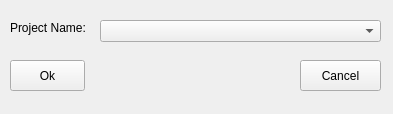
<?xml version="1.0" encoding="UTF-8"?>
<ui version="4.0">
 <class>OpenProject</class>
 <widget class="QWidget" name="OpenProject">
  <property name="geometry">
   <rect>
    <x>0</x>
    <y>0</y>
    <width>393</width>
    <height>114</height>
   </rect>
  </property>
  <property name="minimumSize">
   <size>
    <width>393</width>
    <height>114</height>
   </size>
  </property>
  <property name="windowTitle">
   <string>Open Project</string>
  </property>
  <widget class="QPushButton" name="cmdOk">
   <property name="geometry">
    <rect>
     <x>10</x>
     <y>60</y>
     <width>75</width>
     <height>31</height>
    </rect>
   </property>
   <property name="text">
    <string>Ok</string>
   </property>
  </widget>
  <widget class="QPushButton" name="cmdCancel">
   <property name="geometry">
    <rect>
     <x>300</x>
     <y>60</y>
     <width>81</width>
     <height>31</height>
    </rect>
   </property>
   <property name="text">
    <string>Cancel</string>
   </property>
  </widget>
  <widget class="QLabel" name="label">
   <property name="geometry">
    <rect>
     <x>10</x>
     <y>20</y>
     <width>91</width>
     <height>16</height>
    </rect>
   </property>
   <property name="text">
    <string>Project Name:</string>
   </property>
  </widget>
  <widget class="QComboBox" name="cboProjectName">
   <property name="geometry">
    <rect>
     <x>100</x>
     <y>20</y>
     <width>281</width>
     <height>22</height>
    </rect>
   </property>
  </widget>
 </widget>
 <resources/>
 <connections/>
</ui>
